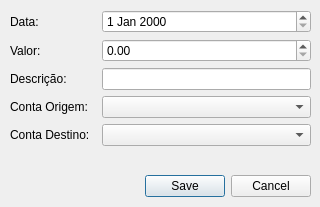
<?xml version="1.0" encoding="UTF-8"?>
<ui version="4.0">
 <class>TransferenciaDialog</class>
 <widget class="QDialog" name="TransferenciaDialog">
  <property name="geometry">
   <rect>
    <x>0</x>
    <y>0</y>
    <width>320</width>
    <height>207</height>
   </rect>
  </property>
  <property name="minimumSize">
   <size>
    <width>320</width>
    <height>178</height>
   </size>
  </property>
  <property name="windowTitle">
   <string>Dialog</string>
  </property>
  <widget class="QWidget" name="verticalLayoutWidget">
   <property name="geometry">
    <rect>
     <x>10</x>
     <y>10</y>
     <width>301</width>
     <height>161</height>
    </rect>
   </property>
   <layout class="QVBoxLayout" name="layPrincipal" stretch="0">
    <property name="spacing">
     <number>6</number>
    </property>
    <property name="sizeConstraint">
     <enum>QLayout::SizeConstraint::SetMaximumSize</enum>
    </property>
    <item>
     <layout class="QFormLayout" name="layFormulario">
      <property name="horizontalSpacing">
       <number>10</number>
      </property>
      <property name="verticalSpacing">
       <number>6</number>
      </property>
      <item row="0" column="0">
       <widget class="QLabel" name="lblData">
        <property name="text">
         <string>Data:</string>
        </property>
       </widget>
      </item>
      <item row="0" column="1">
       <widget class="QDateEdit" name="dateReceita"/>
      </item>
      <item row="1" column="0">
       <widget class="QLabel" name="lblValor">
        <property name="text">
         <string>Valor:</string>
        </property>
       </widget>
      </item>
      <item row="1" column="1">
       <widget class="QDoubleSpinBox" name="spnValor"/>
      </item>
      <item row="2" column="0">
       <widget class="QLabel" name="lblDescricao">
        <property name="text">
         <string>Descrição:</string>
        </property>
       </widget>
      </item>
      <item row="3" column="0">
       <widget class="QLabel" name="lblOrigem">
        <property name="text">
         <string>Conta Origem: </string>
        </property>
       </widget>
      </item>
      <item row="4" column="0">
       <widget class="QLabel" name="lblDestino">
        <property name="text">
         <string>Conta Destino:</string>
        </property>
       </widget>
      </item>
      <item row="2" column="1">
       <widget class="QLineEdit" name="edtDescricao"/>
      </item>
      <item row="3" column="1">
       <widget class="QComboBox" name="cmbOrigem"/>
      </item>
      <item row="4" column="1">
       <widget class="QComboBox" name="cmbDestino"/>
      </item>
     </layout>
    </item>
   </layout>
  </widget>
  <widget class="QDialogButtonBox" name="bbRenda">
   <property name="geometry">
    <rect>
     <x>10</x>
     <y>170</y>
     <width>301</width>
     <height>32</height>
    </rect>
   </property>
   <property name="orientation">
    <enum>Qt::Orientation::Horizontal</enum>
   </property>
   <property name="standardButtons">
    <set>QDialogButtonBox::StandardButton::Cancel|QDialogButtonBox::StandardButton::Save</set>
   </property>
  </widget>
 </widget>
 <resources/>
 <connections/>
</ui>
